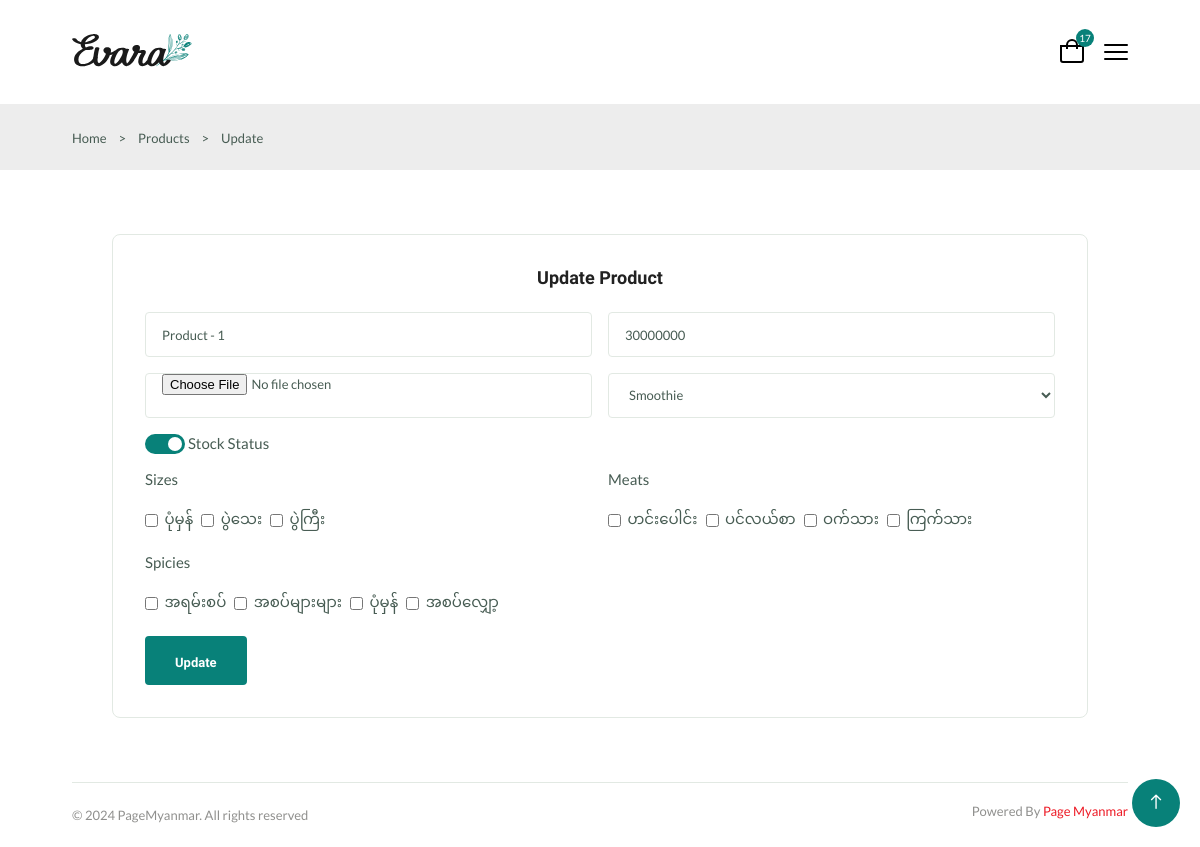
Screenshot of /update-product/1/ (signed in) with the database file from the repository.
### app/models.py (models this page shows, shortened)
class ProductModel(models.Model):
    name = models.CharField(max_length=200)
    image = models.ImageField(upload_to='product/')
    size = models.ManyToManyField(SizeModel)
    meat = models.ManyToManyField(MeatModel)
    spicy = models.ManyToManyField(SpicyModel)
    price = models.IntegerField(default=0,null=True,blank=True)
    stock = models.BooleanField(default=False)
    category = models.ForeignKey(CategoryModel,on_delete=models.SET_NULL,null=True,default=None)
    created_at = models.DateTimeField(auto_now_add=True)
    updated_at = models.DateTimeField(auto_now=True)

class CategoryModel(models.Model):
    name = models.CharField(max_length=200)
    created_at = models.DateTimeField(auto_now_add=True)
    updated_at = models.DateTimeField(auto_now=True)

class SizeModel(models.Model):
    name = models.CharField(max_length=200)
    created_at = models.DateTimeField(auto_now_add=True)
    updated_at = models.DateTimeField(auto_now=True)

class MeatModel(models.Model):
    name = models.CharField(max_length=200)
    created_at = models.DateTimeField(auto_now_add=True)
    updated_at = models.DateTimeField(auto_now=True)

class SpicyModel(models.Model):
    name = models.CharField(max_length=200)
    created_at = models.DateTimeField(auto_now_add=True)
    updated_at = models.DateTimeField(auto_now=True)

### app/views.py (the view, shortened to what this page needs)
# urls.py: path('update-product/<int:id>/',UpdateProduct),
@login_required(login_url=settings.LOGIN_URL)
@role_permission_required('app.change_productmodel')
def UpdateProduct(request,id):
    categories = CategoryModel.objects.all().order_by('-created_at')
    sizes = SizeModel.objects.all().order_by('-created_at')
    spicies = SpicyModel.objects.all().order_by('-created_at')
    meats = MeatModel.objects.all().order_by('-created_at')
    product = ProductModel.objects.get(id = id)
    if request.method == "GET":
        context = {
            'categories':categories,
            'product':product,
            'sizes':sizes,
            'spicies':spicies,
            'meats':meats
        }
        return render(request,"update-product.html",context)

### app/context_processors.py (called while the page is built)
def Counts(request):
    table_id = request.resolver_match.kwargs.get('id')  # Get `id` from the URL kwargs
    if table_id:
        table = TableModel.objects.filter(id=table_id).first()
        if table:
            cart_count = CartModel.objects.filter(table=table).count()
            return {
                'cart_count': cart_count,
                'table_id': table.id  # Pass the table_id to the context as well
            }
    return {
        'cart_count': 0,
    }

### app/templatetags/custom_permissions.py (called while the page is built)
@register.filter
def has_role_permission(user, permission_codename):
    if user.is_authenticated and hasattr(user, 'has_permission'):
        return user.has_permission(permission_codename)
    return False

### authentication/models.py (called while the page is built)
    def has_permission(self, perm_codename):
        if self.role:
            return self.role.permissions.filter(codename=perm_codename).exists()
        return False

### templates/update-product.html (shortened to what this page needs)
{% extends 'components/base.html' %}
{% block body %}
<section class="breadcrumb">
    <ul class="breadcrumb__list flex container">
        <li><a href="/" class="breadcrumb__link">Home</a></li>
        <li><span class="breadcrumb__link">></span></li>
        <li><a href="/products/" class="breadcrumb__link">Products</a></li>
        <li><span class="breadcrumb__link">></span></li>
        <li><span class="breadcrumb__link">Update</span></li>
    </ul>
</section>
<section class="update section--lg">
    <div class="update__container role container grid">
        <div class="update__form">
            <h3 class="section__title text__center">Update Product</h3>
            <form action="/update-product/{{product.id}}/" enctype="multipart/form-data" method="POST"
                class="form grid">
                <div class="form__group grid">
                    <input value="{{product.name}}" type="text" name="name" placeholder="Enter product name" required class="form__input">
                    <input value="{{product.price}}" type="number" name="price" placeholder="Enter product price" required class="form__input">
                </div>
                <div class="form__group grid">
                    <input type="file" name="image" class="form__input">
                    <select name="category" required class="form__input">
                        {% for category in categories %}
                        <option value="{{category.id}}" {% if category.id == product.category.id %} selected {% endif%}>{{category.name}}</option>
                        {% endfor %}
                    </select>
                </div>
                <div>
                    <label class="switch">
                        <span class="slider"></span>
                    </label>
                    <label for="stock">Stock Status</label>
                </div>
                <div class="form__group grid">
                    <div class="label__group">
                        <label>Sizes</label>
                        <div style="display: flex;flex-wrap: wrap;gap:0.5rem">
                            {% for size in sizes %}
                            <div style="display: flex;align-items: center;gap: 0.4rem;">
                                <input type="checkbox" {% if size in product.size.all %} checked {% endif %} name="size" id="size_{{size.id}}" value="{{size.id}}">
                                <label for="size_{{size.id}}">{{size.name}}</label>
                            </div>
                            {% endfor %}
                        </div>
                    </div>
                    <div class="label__group">
                        <label>Meats</label>
                        <div style="display: flex;flex-wrap: wrap;gap:0.5rem">
                            {% for meat in meats %}
                            <div style="display: flex;align-items: center;gap: 0.4rem;">
                                <input type="checkbox" {% if meat in product.meat.all %} checked {% endif %}  name="meat" id="meat_{{meat.id}}" value="{{meat.id}}">
                                <label for="meat_{{meat.id}}">{{meat.name}}</label>
                            </div>
                            {% endfor %}
                        </div>
                    </div>
                </div>
                <div class="label__group">
                    <label>Spicies</label>
                    <div style="display: flex;flex-wrap: wrap;gap:0.5rem">
                        {% for spicy in spicies %}
                        <div style="display: flex;align-items: center;gap: 0.4rem;">
                            <input type="checkbox" {% if spicy in product.spicy.all %} checked {% endif %}  name="spicy" id="spicy_{{spicy.id}}" value="{{spicy.id}}">
                            <label for="spicy_{{spicy.id}}">{{spicy.name}}</label>
                        </div>
                        {% endfor %}
                    </div>
                </div>
                <div class="form__btn">
                    <button class="btn" type="submit">Update</button>
                </div>
            </form>
        </div>
    </div>
</section>
{% endblock %}

### static/css/style.css (style rules this page uses)
:root { --header-height: 4rem; --first-color: hsl(176, 88%, 27%); --first-color-alt: hsl(129, 44%, 94%); --second-color: hsl(34, 94%, 87%); --title-color: hsl(0, 0%, 13%); --text-color: hsl(154, 13%, 32%); --text-color-light: hsl(60, 1%, 56%); --body-color: hsl(0, 0%, 100%); --container-color: hsl(0, 0%, 93%); --border-color: hsl(129, 36%, 85%); --border-color-alt: hsl(133, 15%, 90%); --delete-color: hsl(0, 83%, 53%); --image-bg-color: #f1f1f1; --body-font: 'Lato', sans-serif; --second-font: 'Spartan', sans-serif; --big-font-size: 3.5rem; --h1-font-size: 2.75rem; --h2-font-size: 2rem; --h3-font-size: 1.75rem; --h4-font-size: 1.375rem; --large-font-size: 1.125rem; --normal-font-size: 1rem; --small-font-size: 0.875rem; --smaller-font-size: 0.75rem; --tiny-font-size: 0.6875rem; --weight-400: 400; --weight-500: 500; --weight-600: 600; --weight-700: 700; --transition: cubic-bezier(0, 0, 0.05, 1); --transition-ease-in-out: all 0.3s ease-in-out; }
@media screen and (max-width: 1200px) { :root { --big-font-size: 2.25rem; --h1-font-size: 2rem; --h2-font-size: 1.375rem; --h3-font-size: 1.25rem; --h4-font-size: 1.125rem; --large-font-size: 1rem; --normal-font-size: 0.9375rem; --small-font-size: 0.8125rem; --smaller-font-size: 0.6875rem; --tiny-font-size: 0.625rem; } }
* { margin: 0; padding: 0; box-sizing: border-box; }
input, textarea, select, body { color: var(--text-color); font-family: var(--body-font); font-size: var(--normal-font-size); font-weight: var(--weight-400); }
body { background-color: var(--body-color); }
h1, h2, h3, h4 { font-family: var(--second-font); color: var(--title-color); font-weight: var(--weight-600); }
ul { list-style: none; }
a { text-decoration: none; }
button, label { cursor: pointer; }
button, textarea, input, select { background-color: transparent; border: none; outline: none; }
input[type= 'checkbox'], input[type= 'radio'] { cursor: pointer; accent-color: var(--first-color); }
.container { max-width: 1440px; margin-inline: auto; padding-inline: .75rem; }
.grid { display: grid; gap: 1.5rem; }
.section--lg { padding-block: 4rem; }
.section__title { font-size: var(--h4-font-size); margin-bottom: 1.5rem; }
.form__input, .alert__input, .alert__select { border: 1px solid var(--border-color-alt); padding-inline: 1rem; height: 45px; border-radius: .25rem; font-size: var(--small-font-size); }
.form { row-gap: 1rem; }
.form__group { grid-template-columns: repeat(2, 1fr); gap: 1rem; }
.label__group { grid-template-columns:100%; gap:1rem; display: grid; }
.text__center { text-align: center; }
.btn, .swal2-confirm, .swal2-cancel { display: inline-block; background: var(--first-color); border: 2px solid var(--first-color); color: var(--body-color); padding-inline: 1.75rem; height: 49px; line-height: 49px; border-radius: .25rem; font-family: var(--second-font); font-size: var(--small-font-size); font-weight: var(--weight-700); transition: all 0.4s var(--transition); }
.flex { display: flex; align-items: center; column-gap: 0.5rem; }
.breadcrumb { background-color: var(--container-color); padding-block: 1.5rem; }
.breadcrumb__list { column-gap: 0.75rem; }
.breadcrumb__link { color: var(--text-color); font-size: var(--small-font-size); }
.create__container, .update__container { grid-template-columns: 100%; max-width: 500px; margin: 0 auto; }
.create__container.role, .update__container.role { max-width: 1000px; }
.create__form, .update__form { width: 100%; border: 1px solid var(--border-color-alt); padding: 2rem; border-radius: 0.5rem; }
@media screen and (max-width: 1520px) { .container { max-width: 1260px; } }
@media screen and (max-width: 1320px) { .container { max-width: 1080px; } }

### templates/update-product.html (style rules this page uses)
.switch { position: relative; display: inline-block; width: 40px; height: 20px; }
.slider { position: absolute; cursor: pointer; top: 0; left: 0; right: 0; bottom: 0; background-color: #ccc; transition: .4s; border-radius: 34px; }
.slider:before { position: absolute; content: ""; height: 14px; width: 14px; left: 3px; bottom: 3px; background-color: white; transition: .4s; border-radius: 50%; }
input:checked+.slider { background-color: var(--first-color); }
input:checked+.slider:before { transform: translateX(20px); }

### rows the page displays
ProductModel: name "Product - 1", price "30000000", category "Smoothie"
SizeModel: name "ပုံမှန်"
SizeModel: name "ပွဲသေး"
SizeModel: name "ပွဲကြီး"
MeatModel: name "ဟင်းပေါင်း"
MeatModel: name "ပင်လယ်စာ"
MeatModel: name "ဝက်သား"
MeatModel: name "ကြက်သား"
SpicyModel: name "အရမ်းစပ်"
SpicyModel: name "အစပ်များများ"
SpicyModel: name "ပုံမှန်"
SpicyModel: name "အစပ်လျှော့"

### other values shown
{{ cart_count }} "17"
